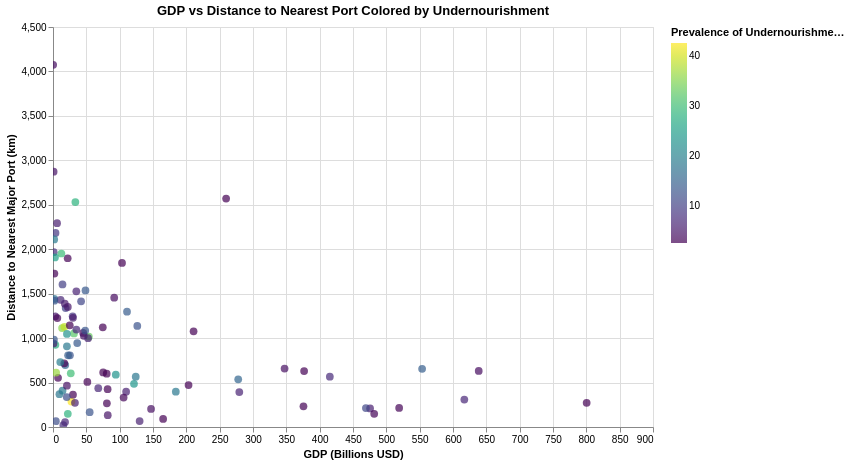

This figure's notebook cell:
### Code cell
# Scatter plot of GDP vs distance to nearest port for developing countries, colored by undernourishment
colored_chart = alt.Chart(merged_gdp_df).mark_point(filled=True, size=60).encode(
    x=alt.X('GDP_billions_USD:Q', title='GDP (Billions USD)'),
    y=alt.Y('dist_to_nearest_port_km:Q', title='Distance to Nearest Major Port (km)'),
    color=alt.Color('latest_undernourishment:Q', title='Prevalence of Undernourishment (%)', scale=alt.Scale(scheme='viridis')),
    tooltip=['Country', 'GDP_billions_USD', 'dist_to_nearest_port_km', 'latest_undernourishment']
).properties(
    width=600,
    height=400,
    title='GDP vs Distance to Nearest Port Colored by Undernourishment'
).interactive()
colored_chart.show()

### Figure 1 — Vega-Lite specification as saved in the notebook (floating-point values rounded to 4 significant figures)
{"config": {"view": {"continuousWidth": 300, "continuousHeight": 300}}, "data": {"name": "data-6a6867e47bd16df8336b908727dbd13f"}, "mark": {"type": "point", "filled": true, "size": 60}, "encoding": {"color": {"field": "latest_undernourishment", "scale": {"scheme": "viridis"}, "title": "Prevalence of Undernourishment (%)", "type": "quantitative"}, "tooltip": [{"field": "Country", "type": "nominal"}, {"field": "GDP_billions_USD", "type": "quantitative"}, {"field": "dist_to_nearest_port_km", "type": "quantitative"}, {"field": "latest_undernourishment", "type": "quantitative"}], "x": {"field": "GDP_billions_USD", "title": "GDP (Billions USD)", "type": "quantitative"}, "y": {"field": "dist_to_nearest_port_km", "title": "Distance to Nearest Major Port (km)", "type": "quantitative"}}, "height": 400, "params": [{"name": "param_19", "select": {"type": "interval", "encodings": ["x", "y"]}, "bind": "scales"}], "title": "GDP vs Distance to Nearest Port Colored by Undernourishment", "width": 600, "$schema": "https://vega.github.io/schema/vega-lite/v5.20.1.json", "datasets": {"data-6a6867e47bd16df8336b908727dbd13f": [{"Country": "Zimbabwe", "latest_undernourishment": 30.0, "country": "ZW", "latitude": -19.02, "longitude": 29.15, "name": "Zimbabwe", "dist_to_nearest_port_km": 604.0, "GDP_billions_USD": 26.67}, {"Country": "Zambia", "latest_undernourishment": 32.1, "country": "ZM", "latitude": -13.13, "longitude": 27.85, "name": "Zambia", "dist_to_nearest_port_km": 1052.0, "GDP_billions_USD": 31.47}, {"Country": "Vanuatu", "latest_undernourishment": 7.9, "country": "VU", "latitude": -15.38, "longitude": 167.0, "name": "Vanuatu", "dist_to_nearest_port_km": 1967.0, "GDP_billions_USD": 1.137}, {"Country": "Uzbekistan", "latest_undernourishment": 2.5, "country": "UZ", "latitude": 41.38, "longitude": 64.59, "name": "Uzbekistan", "dist_to_nearest_port_km": 1845.0, "GDP_billions_USD": 103.5}, {"Country": "Uruguay", "latest_undernourishment": 2.5, "country": "UY", "latitude": -32.52, "longitude": -55.77, "name": "Uruguay", "dist_to_nearest_port_km": 266.4, "GDP_billions_USD": 80.81}, {"Country": "United Arab Emirates", "latest_undernourishment": 2.8, "country": "AE", "latitude": 23.42, "longitude": 53.85, "name": "United Arab Emirates", "dist_to_nearest_port_km": 214.7, "GDP_billions_USD": 519.2}, {"Country": "Ukraine", "latest_undernourishment": 3.8, "country": "UA", "latitude": 48.38, "longitude": 31.17, "name": "Ukraine", "dist_to_nearest_port_km": 846.1, "GDP_billions_USD": null}, {"Country": "Uganda", "latest_undernourishment": 33.1, "country": "UG", "latitude": 1.373, "longitude": 32.29, "name": "Uganda", "dist_to_nearest_port_km": 1016.0, "GDP_billions_USD": 53.79}, {"Country": "Tuvalu", "latest_undernourishment": null, "country": "TV", "latitude": -7.11, "longitude": 177.6, "name": "Tuvalu", "dist_to_nearest_port_km": 3307.0, "GDP_billions_USD": 0.07}, {"Country": "Turkmenistan", "latest_undernourishment": 3.6, "country": "TM", "latitude": 38.97, "longitude": 59.56, "name": "Turkmenistan", "dist_to_nearest_port_km": 1454.0, "GDP_billions_USD": 91.8}, {"Country": "Tunisia", "latest_undernourishment": 2.5, "country": "TN", "latitude": 33.89, "longitude": 9.537, "name": "Tunisia", "dist_to_nearest_port_km": 506.5, "GDP_billions_USD": 51.53}, {"Country": "Trinidad and Tobago", "latest_undernourishment": 8.6, "country": "TT", "latitude": 10.69, "longitude": -61.22, "name": "Trinidad and Tobago", "dist_to_nearest_port_km": 1245.0, "GDP_billions_USD": 29.49}, {"Country": "Tonga", "latest_undernourishment": null, "country": "TO", "latitude": -21.18, "longitude": -175.2, "name": "Tonga", "dist_to_nearest_port_km": 1990.0, "GDP_billions_USD": 0.568}, {"Country": "Togo", "latest_undernourishment": 18.2, "country": "TG", "latitude": 8.62, "longitude": 0.8248, "name": "Togo", "dist_to_nearest_port_km": 369.3, "GDP_billions_USD": 9.651}, {"Country": "Timor-Leste", "latest_undernourishment": 17.0, "country": "TL", "latitude": -8.874, "longitude": 125.7, "name": "Timor-Leste", "dist_to_nearest_port_km": 1441.0, "GDP_billions_USD": 2.002}, {"Country": "Thailand", "latest_undernourishment": 6.8, "country": "TH", "latitude": 15.87, "longitude": 101.0, "name": "Thailand", "dist_to_nearest_port_km": 308.8, "GDP_billions_USD": 617.0}, {"Country": "Tanzania", "latest_undernourishment": 23.0, "country": "TZ", "latitude": -6.369, "longitude": 34.89, "name": "Tanzania", "dist_to_nearest_port_km": 588.9, "GDP_billions_USD": 94.18}, {"Country": "Tajikistan", "latest_undernourishment": 9.7, "country": "TJ", "latitude": 38.86, "longitude": 71.28, "name": "Tajikistan", "dist_to_nearest_port_km": 1604.0, "GDP_billions_USD": 14.24}, {"Country": "Suriname", "latest_undernourishment": 8.7, "country": "SR", "latitude": 3.919, "longitude": -56.03, "name": "Suriname", "dist_to_nearest_port_km": 2183.0, "GDP_billions_USD": 3.78}, {"Country": "Sudan", "latest_undernourishment": 10.8, "country": "SD", "latitude": 12.86, "longitude": 30.22, "name": "Sudan", "dist_to_nearest_port_km": 1414.0, "GDP_billions_USD": 42.14}, {"Country": "Sri Lanka", "latest_undernourishment": 3.8, "country": "LK", "latitude": 7.873, "longitude": 80.77, "name": "Sri Lanka", "dist_to_nearest_port_km": 145.1, "GDP_billions_USD": null}, {"Country": "South Africa", "latest_undernourishment": 7.2, "country": "ZA", "latitude": -30.56, "longitude": 22.94, "name": "South Africa", "dist_to_nearest_port_km": 565.7, "GDP_billions_USD": 415.3}, {"Country": "Solomon Islands", "latest_undernourishment": 19.0, "country": "SB", "latitude": -9.646, "longitude": 160.2, "name": "Solomon Islands", "dist_to_nearest_port_km": 2110.0, "GDP_billions_USD": 1.801}, {"Country": "Sierra Leone", "latest_undernourishment": 27.8, "country": "SL", "latitude": 8.461, "longitude": -11.78, "name": "Sierra Leone", "dist_to_nearest_port_km": 924.7, "GDP_billions_USD": 3.607}, {"Country": "Seychelles", "latest_undernourishment": 2.7, "country": "SC", "latitude": -4.68, "longitude": 55.49, "name": "Seychelles", "dist_to_nearest_port_km": 1727.0, "GDP_billions_USD": 2.082}, {"Country": "Serbia", "latest_undernourishment": 2.5, "country": "RS", "latitude": 44.02, "longitude": 21.01, "name": "Serbia", "dist_to_nearest_port_km": 599.5, "GDP_billions_USD": 80.54}, {"Country": "Senegal", "latest_undernourishment": 6.2, "country": "SN", "latitude": 14.5, "longitude": -14.45, "name": "Senegal", "dist_to_nearest_port_km": 1526.0, "GDP_billions_USD": 35.01}, {"Country": "Saudi Arabia", "latest_undernourishment": 2.5, "country": "SA", "latitude": 23.89, "longitude": 45.08, "name": "Saudi Arabia", "dist_to_nearest_port_km": 737.7, "GDP_billions_USD": null}, {"Country": "Samoa", "latest_undernourishment": 4.5, "country": "WS", "latitude": -13.76, "longitude": -172.1, "name": "Samoa", "dist_to_nearest_port_km": 2872.0, "GDP_billions_USD": 0.938}, {"Country": "Rwanda", "latest_undernourishment": 35.6, "country": "RW", "latitude": -1.94, "longitude": 29.87, "name": "Rwanda", "dist_to_nearest_port_km": 1113.0, "GDP_billions_USD": 13.63}, {"Country": "Romania", "latest_undernourishment": 2.5, "country": "RO", "latitude": 45.94, "longitude": 24.97, "name": "Romania", "dist_to_nearest_port_km": 629.6, "GDP_billions_USD": 376.7}, {"Country": "Qatar", "latest_undernourishment": null, "country": "QA", "latitude": 25.35, "longitude": 51.18, "name": "Qatar", "dist_to_nearest_port_km": 392.7, "GDP_billions_USD": 225.7}, {"Country": "Poland", "latest_undernourishment": 2.5, "country": "PL", "latitude": 51.92, "longitude": 19.15, "name": "Poland", "dist_to_nearest_port_km": 272.8, "GDP_billions_USD": 800.5}, {"Country": "Philippines", "latest_undernourishment": 5.8, "country": "PH", "latitude": 12.88, "longitude": 121.8, "name": "Philippines", "dist_to_nearest_port_km": 208.6, "GDP_billions_USD": 475.6}, {"Country": "Peru", "latest_undernourishment": 6.2, "country": "PE", "latitude": -9.19, "longitude": -75.02, "name": "Peru", "dist_to_nearest_port_km": 393.5, "GDP_billions_USD": 279.5}, {"Country": "Paraguay", "latest_undernourishment": 3.1, "country": "PY", "latitude": -23.44, "longitude": -58.44, "name": "Paraguay", "dist_to_nearest_port_km": 1058.0, "GDP_billions_USD": 45.28}, {"Country": "Papua New Guinea", "latest_undernourishment": 28.2, "country": "PG", "latitude": -6.315, "longitude": 144.0, "name": "Papua New Guinea", "dist_to_nearest_port_km": 2530.0, "GDP_billions_USD": 33.54}, {"Country": "Panama", "latest_undernourishment": 4.5, "country": "PA", "latitude": 8.538, "longitude": -80.78, "name": "Panama", "dist_to_nearest_port_km": 132.8, "GDP_billions_USD": 82.14}, {"Country": "Palau", "latest_undernourishment": null, "country": "PW", "latitude": 7.515, "longitude": 134.6, "name": "Palau", "dist_to_nearest_port_km": 1679.0, "GDP_billions_USD": 0.298}, {"Country": "Pakistan", "latest_undernourishment": 12.9, "country": "PK", "latitude": 30.38, "longitude": 69.35, "name": "Pakistan", "dist_to_nearest_port_km": 653.4, "GDP_billions_USD": null}, {"Country": "Oman", "latest_undernourishment": 5.9, "country": "OM", "latitude": 21.51, "longitude": 55.92, "name": "Oman", "dist_to_nearest_port_km": 397.4, "GDP_billions_USD": 109.7}, {"Country": "Nigeria", "latest_undernourishment": 14.3, "country": "NG", "latitude": 9.082, "longitude": 8.675, "name": "Nigeria", "dist_to_nearest_port_km": 654.8, "GDP_billions_USD": 553.7}, {"Country": "Niger", "latest_undernourishment": 10.1, "country": "NE", "latitude": 17.61, "longitude": 8.082, "name": "Niger", "dist_to_nearest_port_km": 1338.0, "GDP_billions_USD": 19.0}, {"Country": "Nicaragua", "latest_undernourishment": 15.7, "country": "NI", "latitude": 12.87, "longitude": -85.21, "name": "Nicaragua", "dist_to_nearest_port_km": 697.3, "GDP_billions_USD": 18.38}, {"Country": "Nepal", "latest_undernourishment": 4.6, "country": "NP", "latitude": 28.39, "longitude": 84.12, "name": "Nepal", "dist_to_nearest_port_km": 1026.0, "GDP_billions_USD": 46.21}, {"Country": "Nauru", "latest_undernourishment": null, "country": "NR", "latitude": -0.5228, "longitude": 166.9, "name": "Nauru", "dist_to_nearest_port_km": 3331.0, "GDP_billions_USD": 0.158}, {"Country": "Namibia", "latest_undernourishment": 18.9, "country": null, "latitude": -22.96, "longitude": 18.49, "name": "Namibia", "dist_to_nearest_port_km": 408.7, "GDP_billions_USD": 14.29}, {"Country": "Mozambique", "latest_undernourishment": 28.3, "country": "MZ", "latitude": -18.67, "longitude": 35.53, "name": "Mozambique", "dist_to_nearest_port_km": 148.8, "GDP_billions_USD": 22.23}, {"Country": "Morocco", "latest_undernourishment": 4.1, "country": "MA", "latitude": 31.79, "longitude": -7.093, "name": "Morocco", "dist_to_nearest_port_km": 203.0, "GDP_billions_USD": 147.1}, {"Country": "Montenegro", "latest_undernourishment": 2.5, "country": "ME", "latitude": 42.71, "longitude": 19.37, "name": "Montenegro", "dist_to_nearest_port_km": 554.0, "GDP_billions_USD": 7.571}, {"Country": "Mongolia", "latest_undernourishment": 5.1, "country": "MN", "latitude": 46.86, "longitude": 103.8, "name": "Mongolia", "dist_to_nearest_port_km": 1387.0, "GDP_billions_USD": 17.73}, {"Country": "Moldova", "latest_undernourishment": 2.5, "country": "MD", "latitude": 47.41, "longitude": 28.37, "name": "Moldova", "dist_to_nearest_port_km": 716.3, "GDP_billions_USD": 16.98}, {"Country": "Mexico", "latest_undernourishment": 3.4, "country": "MX", "latitude": 23.63, "longitude": -102.6, "name": "Mexico", "dist_to_nearest_port_km": 539.3, "GDP_billions_USD": null}, {"Country": "Mauritius", "latest_undernourishment": 7.6, "country": "MU", "latitude": -20.35, "longitude": 57.55, "name": "Mauritius", "dist_to_nearest_port_km": 21.43, "GDP_billions_USD": 15.48}, {"Country": "Mauritania", "latest_undernourishment": 6.6, "country": "MR", "latitude": 21.01, "longitude": -10.94, "name": "Mauritania", "dist_to_nearest_port_km": 1431.0, "GDP_billions_USD": 11.39}, {"Country": "Marshall Islands", "latest_undernourishment": null, "country": "MH", "latitude": 7.131, "longitude": 171.2, "name": "Marshall Islands", "dist_to_nearest_port_km": 4299.0, "GDP_billions_USD": 0.303}, {"Country": "Mali", "latest_undernourishment": 4.8, "country": "ML", "latitude": 17.57, "longitude": -3.996, "name": "Mali", "dist_to_nearest_port_km": 1351.0, "GDP_billions_USD": 22.27}, {"Country": "Maldives", "latest_undernourishment": null, "country": "MV", "latitude": 3.203, "longitude": 73.22, "name": "Maldives", "dist_to_nearest_port_km": 843.6, "GDP_billions_USD": 7.613}, {"Country": "Malaysia", "latest_undernourishment": 2.8, "country": "MY", "latitude": 4.21, "longitude": 102.0, "name": "Malaysia", "dist_to_nearest_port_km": 148.4, "GDP_billions_USD": 481.8}, {"Country": "Malawi", "latest_undernourishment": 19.3, "country": "MW", "latitude": -13.25, "longitude": 34.3, "name": "Malawi", "dist_to_nearest_port_km": 731.1, "GDP_billions_USD": 10.89}, {"Country": "Madagascar", "latest_undernourishment": 38.9, "country": "MG", "latitude": -18.77, "longitude": 46.87, "name": "Madagascar", "dist_to_nearest_port_km": 1127.0, "GDP_billions_USD": 17.14}, {"Country": "Libya", "latest_undernourishment": 13.2, "country": "LY", "latitude": 26.34, "longitude": 17.23, "name": "Libya", "dist_to_nearest_port_km": 1085.0, "GDP_billions_USD": 48.31}, {"Country": "Liberia", "latest_undernourishment": 36.6, "country": "LR", "latitude": 6.428, "longitude": -9.429, "name": "Liberia", "dist_to_nearest_port_km": 611.8, "GDP_billions_USD": 4.72}, {"Country": "Lesotho", "latest_undernourishment": null, "country": "LS", "latitude": -29.61, "longitude": 28.23, "name": "Lesotho", "dist_to_nearest_port_km": 271.1, "GDP_billions_USD": 2.708}, {"Country": "Lebanon", "latest_undernourishment": 7.1, "country": "LB", "latitude": 33.85, "longitude": 35.86, "name": "Lebanon", "dist_to_nearest_port_km": 442.6, "GDP_billions_USD": null}, {"Country": "Kuwait", "latest_undernourishment": 2.5, "country": "KW", "latitude": 29.31, "longitude": 47.48, "name": "Kuwait", "dist_to_nearest_port_km": 91.15, "GDP_billions_USD": 165.2}, {"Country": "Kosovo", "latest_undernourishment": null, "country": "XK", "latitude": 42.6, "longitude": 20.9, "name": "Kosovo", "dist_to_nearest_port_km": 567.6, "GDP_billions_USD": 10.7}, {"Country": "Kiribati", "latest_undernourishment": 4.1, "country": "KI", "latitude": -3.37, "longitude": -168.7, "name": "Kiribati", "dist_to_nearest_port_km": 4074.0, "GDP_billions_USD": 0.263}, {"Country": "Kenya", "latest_undernourishment": 23.7, "country": "KE", "latitude": -0.02356, "longitude": 37.91, "name": "Kenya", "dist_to_nearest_port_km": 485.8, "GDP_billions_USD": 121.5}, {"Country": "Kazakhstan", "latest_undernourishment": 2.5, "country": "KZ", "latitude": 48.02, "longitude": 66.92, "name": "Kazakhstan", "dist_to_nearest_port_km": 2570.0, "GDP_billions_USD": 259.7}, {"Country": "Jordan", "latest_undernourishment": 12.8, "country": "JO", "latitude": 30.59, "longitude": 36.24, "name": "Jordan", "dist_to_nearest_port_km": 166.6, "GDP_billions_USD": 55.01}, {"Country": "Jamaica", "latest_undernourishment": 6.7, "country": "JM", "latitude": 18.11, "longitude": -77.3, "name": "Jamaica", "dist_to_nearest_port_km": 55.5, "GDP_billions_USD": 18.11}, {"Country": "Iraq", "latest_undernourishment": 15.4, "country": "IQ", "latitude": 33.22, "longitude": 43.68, "name": "Iraq", "dist_to_nearest_port_km": 536.5, "GDP_billions_USD": 277.8}, {"Country": "Indonesia", "latest_undernourishment": 6.4, "country": "ID", "latitude": -0.7893, "longitude": 113.9, "name": "Indonesia", "dist_to_nearest_port_km": 726.9, "GDP_billions_USD": null}, {"Country": "India", "latest_undernourishment": 11.8, "country": "IN", "latitude": 20.59, "longitude": 78.96, "name": "India", "dist_to_nearest_port_km": 655.8, "GDP_billions_USD": null}, {"Country": "Hungary", "latest_undernourishment": 2.5, "country": "HU", "latitude": 47.16, "longitude": 19.5, "name": "Hungary", "dist_to_nearest_port_km": 471.2, "GDP_billions_USD": 203.3}, {"Country": "Honduras", "latest_undernourishment": 13.5, "country": "HN", "latitude": 15.2, "longitude": -86.24, "name": "Honduras", "dist_to_nearest_port_km": 944.9, "GDP_billions_USD": 36.35}, {"Country": "Haiti", "latest_undernourishment": 42.6, "country": "HT", "latitude": 18.97, "longitude": -72.29, "name": "Haiti", "dist_to_nearest_port_km": 286.6, "GDP_billions_USD": 27.62}, {"Country": "Guyana", "latest_undernourishment": 2.7, "country": "GY", "latitude": 4.86, "longitude": -58.93, "name": "Guyana", "dist_to_nearest_port_km": 1898.0, "GDP_billions_USD": 22.01}, {"Country": "Guinea-Bissau", "latest_undernourishment": 13.1, "country": "GW", "latitude": 11.8, "longitude": -15.18, "name": "Guinea-Bissau", "dist_to_nearest_port_km": 1421.0, "GDP_billions_USD": 2.023}, {"Country": "Guinea", "latest_undernourishment": 12.5, "country": "GN", "latitude": 9.946, "longitude": -9.697, "name": "Guinea", "dist_to_nearest_port_km": 806.8, "GDP_billions_USD": 25.43}, {"Country": "Guatemala", "latest_undernourishment": 14.0, "country": "GT", "latitude": 15.78, "longitude": -90.23, "name": "Guatemala", "dist_to_nearest_port_km": 1298.0, "GDP_billions_USD": 111.0}, {"Country": "Grenada", "latest_undernourishment": null, "country": "GD", "latitude": 12.26, "longitude": -61.6, "name": "Grenada", "dist_to_nearest_port_km": 1098.0, "GDP_billions_USD": 1.366}, {"Country": "Ghana", "latest_undernourishment": 6.6, "country": "GH", "latitude": 7.947, "longitude": -1.023, "name": "Ghana", "dist_to_nearest_port_km": 436.8, "GDP_billions_USD": 67.9}, {"Country": "Georgia", "latest_undernourishment": 5.3, "country": "GE", "latitude": 42.32, "longitude": 43.36, "name": "Georgia", "dist_to_nearest_port_km": 1229.0, "GDP_billions_USD": 29.95}, {"Country": "Gabon", "latest_undernourishment": 18.6, "country": "GA", "latitude": -0.8037, "longitude": 11.61, "name": "Gabon", "dist_to_nearest_port_km": 907.9, "GDP_billions_USD": 20.86}, {"Country": "Fiji", "latest_undernourishment": 5.6, "country": "FJ", "latitude": -16.58, "longitude": 179.4, "name": "Fiji", "dist_to_nearest_port_km": 2292.0, "GDP_billions_USD": 6.106}, {"Country": "Ethiopia", "latest_undernourishment": 18.5, "country": "ET", "latitude": 9.145, "longitude": 40.49, "name": "Ethiopia", "dist_to_nearest_port_km": 397.0, "GDP_billions_USD": 184.2}, {"Country": "Eritrea", "latest_undernourishment": null, "country": "ER", "latitude": 15.18, "longitude": 39.78, "name": "Eritrea", "dist_to_nearest_port_km": 538.9, "GDP_billions_USD": 2.866}, {"Country": "Equatorial Guinea", "latest_undernourishment": null, "country": "GQ", "latitude": 1.651, "longitude": 10.27, "name": "Equatorial Guinea", "dist_to_nearest_port_km": 931.9, "GDP_billions_USD": 13.24}, {"Country": "El Salvador", "latest_undernourishment": 6.8, "country": "SV", "latitude": 13.79, "longitude": -88.9, "name": "El Salvador", "dist_to_nearest_port_km": 1097.0, "GDP_billions_USD": 35.06}, {"Country": "Ecuador", "latest_undernourishment": 12.7, "country": "EC", "latitude": -1.831, "longitude": -78.18, "name": "Ecuador", "dist_to_nearest_port_km": 1137.0, "GDP_billions_USD": 126.4}, {"Country": "Dominican Republic", "latest_undernourishment": 6.1, "country": "DO", "latitude": 18.74, "longitude": -70.16, "name": "Dominican Republic", "dist_to_nearest_port_km": 66.2, "GDP_billions_USD": 129.9}, {"Country": "Dominica", "latest_undernourishment": 5.5, "country": "DM", "latitude": 15.41, "longitude": -61.37, "name": "Dominica", "dist_to_nearest_port_km": 940.4, "GDP_billions_USD": 0.73}, {"Country": "Djibouti", "latest_undernourishment": 11.9, "country": "DJ", "latitude": 11.83, "longitude": 42.59, "name": "Djibouti", "dist_to_nearest_port_km": 65.91, "GDP_billions_USD": 4.283}, {"Country": "Costa Rica", "latest_undernourishment": 2.5, "country": "CR", "latitude": 9.749, "longitude": -83.75, "name": "Costa Rica", "dist_to_nearest_port_km": 425.1, "GDP_billions_USD": 81.94}, {"Country": "Comoros", "latest_undernourishment": 13.5, "country": "KM", "latitude": -11.88, "longitude": 43.87, "name": "Comoros", "dist_to_nearest_port_km": 982.2, "GDP_billions_USD": 1.406}, {"Country": "Colombia", "latest_undernourishment": 4.1, "country": "CO", "latitude": 4.571, "longitude": -74.3, "name": "Colombia", "dist_to_nearest_port_km": 656.8, "GDP_billions_USD": 347.4}, {"Country": "China", "latest_undernourishment": 2.5, "country": "CN", "latitude": 35.86, "longitude": 104.2, "name": "China", "dist_to_nearest_port_km": 1203.0, "GDP_billions_USD": null}, {"Country": "Chile", "latest_undernourishment": 2.7, "country": "CL", "latitude": -35.68, "longitude": -71.54, "name": "Chile", "dist_to_nearest_port_km": 232.2, "GDP_billions_USD": 375.7}, {"Country": "Chad", "latest_undernourishment": 29.8, "country": "TD", "latitude": 15.45, "longitude": 18.73, "name": "Chad", "dist_to_nearest_port_km": 1952.0, "GDP_billions_USD": 12.58}, {"Country": "Central African Republic", "latest_undernourishment": 25.2, "country": "CF", "latitude": 6.611, "longitude": 20.94, "name": "Central African Republic", "dist_to_nearest_port_km": 1908.0, "GDP_billions_USD": 2.909}, {"Country": "Cameroon", "latest_undernourishment": 6.1, "country": "CM", "latitude": 7.37, "longitude": 12.35, "name": "Cameroon", "dist_to_nearest_port_km": 999.2, "GDP_billions_USD": 52.6}, {"Country": "Cambodia", "latest_undernourishment": 5.4, "country": "KH", "latitude": 12.57, "longitude": 105.0, "name": "Cambodia", "dist_to_nearest_port_km": 271.9, "GDP_billions_USD": 32.93}, {"Country": "Burundi", "latest_undernourishment": null, "country": "BI", "latitude": -3.373, "longitude": 29.92, "name": "Burundi", "dist_to_nearest_port_km": 1086.0, "GDP_billions_USD": 3.341}, {"Country": "Burkina Faso", "latest_undernourishment": 14.3, "country": "BF", "latitude": 12.24, "longitude": -1.562, "name": "Burkina Faso", "dist_to_nearest_port_km": 806.9, "GDP_billions_USD": 22.64}, {"Country": "Bulgaria", "latest_undernourishment": 3.0, "country": "BG", "latitude": 42.73, "longitude": 25.49, "name": "Bulgaria", "dist_to_nearest_port_km": 331.1, "GDP_billions_USD": 105.9}, {"Country": "Brazil", "latest_undernourishment": 2.5, "country": "BR", "latitude": -14.24, "longitude": -51.93, "name": "Brazil", "dist_to_nearest_port_km": 1226.0, "GDP_billions_USD": null}, {"Country": "Botswana", "latest_undernourishment": 22.8, "country": "BW", "latitude": -22.33, "longitude": 24.68, "name": "Botswana", "dist_to_nearest_port_km": 1047.0, "GDP_billions_USD": 20.91}, {"Country": "Bosnia and Herzegovina", "latest_undernourishment": 2.5, "country": "BA", "latitude": 43.92, "longitude": 17.68, "name": "Bosnia and Herzegovina", "dist_to_nearest_port_km": 363.9, "GDP_billions_USD": 29.95}, {"Country": "Bolivia", "latest_undernourishment": 13.6, "country": "BO", "latitude": -16.29, "longitude": -63.59, "name": "Bolivia", "dist_to_nearest_port_km": 1536.0, "GDP_billions_USD": 48.71}, {"Country": "Bhutan", "latest_undernourishment": null, "country": "BT", "latitude": 27.51, "longitude": 90.43, "name": "Bhutan", "dist_to_nearest_port_km": 591.0, "GDP_billions_USD": 2.837}, {"Country": "Benin", "latest_undernourishment": 11.8, "country": "BJ", "latitude": 9.308, "longitude": 2.316, "name": "Benin", "dist_to_nearest_port_km": 337.3, "GDP_billions_USD": 20.64}, {"Country": "Belize", "latest_undernourishment": 5.0, "country": "BZ", "latitude": 17.19, "longitude": -88.5, "name": "Belize", "dist_to_nearest_port_km": 1245.0, "GDP_billions_USD": 3.306}, {"Country": "Belarus", "latest_undernourishment": 2.5, "country": "BY", "latitude": 53.71, "longitude": 27.95, "name": "Belarus", "dist_to_nearest_port_km": 613.6, "GDP_billions_USD": 75.26}, {"Country": "Barbados", "latest_undernourishment": 2.8, "country": "BB", "latitude": 13.19, "longitude": -59.54, "name": "Barbados", "dist_to_nearest_port_km": 1225.0, "GDP_billions_USD": 6.517}, {"Country": "Bangladesh", "latest_undernourishment": 10.9, "country": "BD", "latitude": 23.68, "longitude": 90.36, "name": "Bangladesh", "dist_to_nearest_port_km": 212.9, "GDP_billions_USD": 469.3}, {"Country": "Bahrain", "latest_undernourishment": null, "country": "BH", "latitude": 25.93, "longitude": 50.64, "name": "Bahrain", "dist_to_nearest_port_km": 456.3, "GDP_billions_USD": 47.09}, {"Country": "Azerbaijan", "latest_undernourishment": 2.5, "country": "AZ", "latitude": 40.14, "longitude": 47.58, "name": "Azerbaijan", "dist_to_nearest_port_km": 1122.0, "GDP_billions_USD": 74.68}, {"Country": "Aruba", "latest_undernourishment": null, "country": "AW", "latitude": 12.52, "longitude": -69.97, "name": "Aruba", "dist_to_nearest_port_km": 645.8, "GDP_billions_USD": 3.766}, {"Country": "Armenia", "latest_undernourishment": 2.5, "country": "AM", "latitude": 40.07, "longitude": 45.04, "name": "Armenia", "dist_to_nearest_port_km": 1144.0, "GDP_billions_USD": 25.12}, {"Country": "Argentina", "latest_undernourishment": 3.6, "country": "AR", "latitude": -38.42, "longitude": -63.62, "name": "Argentina", "dist_to_nearest_port_km": 631.4, "GDP_billions_USD": 638.6}, {"Country": "Antigua and Barbuda", "latest_undernourishment": null, "country": "AG", "latitude": 17.06, "longitude": -61.8, "name": "Antigua and Barbuda", "dist_to_nearest_port_km": 844.2, "GDP_billions_USD": 2.016}, {"Country": "Angola", "latest_undernourishment": 18.2, "country": "AO", "latitude": -11.2, "longitude": 17.87, "name": "Angola", "dist_to_nearest_port_km": 566.5, "GDP_billions_USD": 124.1}, {"Country": "Algeria", "latest_undernourishment": 2.5, "country": "DZ", "latitude": 28.03, "longitude": 1.66, "name": "Algeria", "dist_to_nearest_port_km": 1077.0, "GDP_billions_USD": 210.9}, {"Country": "Albania", "latest_undernourishment": 4.3, "country": "AL", "latitude": 41.15, "longitude": 20.17, "name": "Albania", "dist_to_nearest_port_km": 465.2, "GDP_billions_USD": 20.85}, {"Country": "Afghanistan", "latest_undernourishment": 25.1, "country": "AF", "latitude": 33.94, "longitude": 67.71, "name": "Afghanistan", "dist_to_nearest_port_km": 1009.0, "GDP_billions_USD": null}]}}
